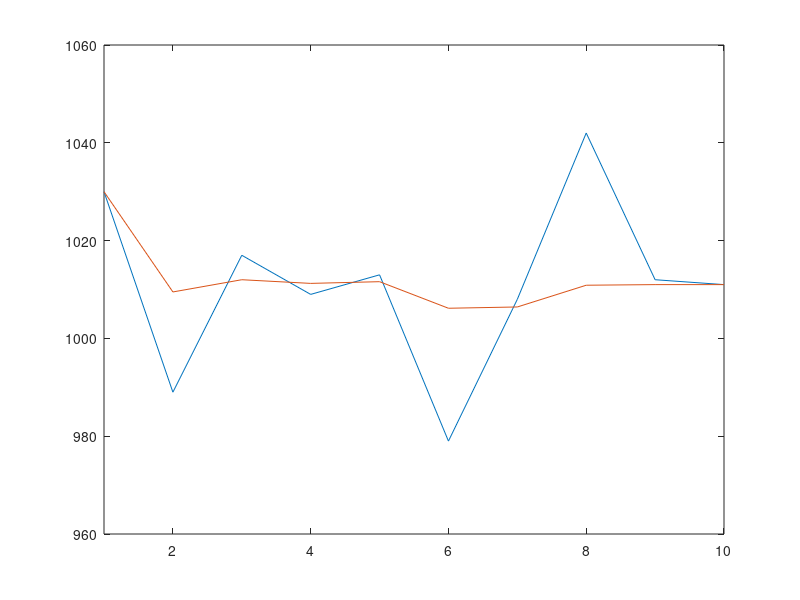

The MATLAB source for this figure:
clear all
clf




x(1) = 1000

y = [1030, 989,1017,1009,1013,979,1008,1042,1012,1011]
for i=1:10
  K=1/i;
  x(i+1) = x(i) + K*(y(i) - x(i));
endfor

x(1:10) = x(2:11)

 
plot(linspace(1,10,10),y)
hold on
plot(linspace(1,10,10),x(1:10))
axis([1 10]) 
